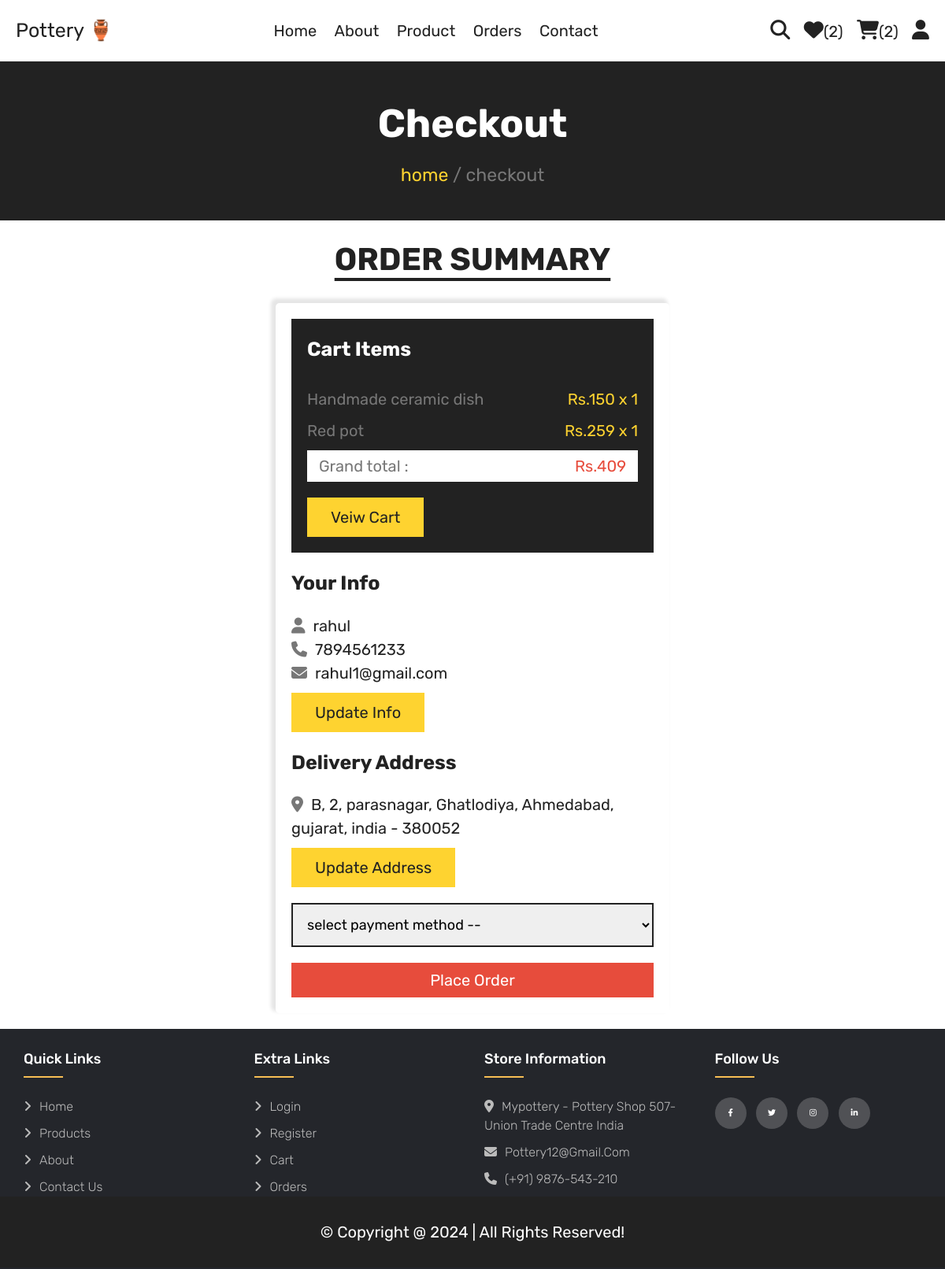
Screenshot of /checkout.php (signed in) with the database file from the repository.
### tables this page shows
CREATE TABLE `cart` (
  `id` int(100) NOT NULL,
  `user_id` int(100) NOT NULL,
  `pid` int(100) NOT NULL,
  `name` varchar(100) NOT NULL,
  `price` int(10) NOT NULL,
  `quantity` int(10) NOT NULL,
  `image` varchar(100) NOT NULL
);

CREATE TABLE `users` (
  `id` int(100) NOT NULL,
  `name` varchar(20) NOT NULL,
  `email` varchar(50) NOT NULL,
  `number` varchar(10) NOT NULL,
  `password` varchar(50) NOT NULL,
  `address` varchar(500) NOT NULL
);

### checkout.php (the view, shortened to what this page needs)
<?php
include 'components/connect.php';
if(isset($_SESSION['user_id'])){
   $user_id = $_SESSION['user_id'];
}else{
   $user_id = '';
   header('location:home.php');
};
?>
<!DOCTYPE html>
<html lang="en">
<head>
   <link rel="stylesheet" href="https://cdnjs.cloudflare.com/ajax/libs/font-awesome/6.1.1/css/all.min.css">
   <link rel="stylesheet" href="css/style.css">
</head>
<body>
<?php include 'components/user_header.php'; ?>
<div class="heading">
   <h3>checkout</h3>
   <p><a href="home.php">home</a> <span> / checkout</span></p>
</div>
<section class="checkout">
   <h1 class="title">order summary</h1>
<form action="" method="post">
   <div class="cart-items">
      <h3>cart items</h3>
      <?php
         $grand_total = 0;
         $select_cart = $conn->prepare("SELECT * FROM `cart` WHERE user_id = ?");
         $select_cart->execute([$user_id]);
         if($select_cart->rowCount() > 0){
            while($fetch_cart = $select_cart->fetch(PDO::FETCH_ASSOC)){
               $grand_total += ($fetch_cart['price'] * $fetch_cart['quantity']);
      ?>
      <p><span class="name"><?= $fetch_cart['name']; ?></span><span class="price">Rs.<?= $fetch_cart['price']; ?> x <?= $fetch_cart['quantity']; ?></span></p>
      <?php
            }
         }else{
            echo '<p class="empty">your cart is empty!</p>';
         }
      ?>
      <p class="grand-total"><span class="name">Grand total :</span><span class="price">Rs.<?= $grand_total; ?></span></p>
      <a href="cart.php" class="btn">veiw cart</a>
   </div>
   <div class="user-info">
      <h3>your info</h3>
      <p><i class="fas fa-user"></i><span><?= $fetch_profile['name'] ?></span></p>
      <p><i class="fas fa-phone"></i><span><?= $fetch_profile['number'] ?></span></p>
      <p><i class="fas fa-envelope"></i><span><?= $fetch_profile['email'] ?></span></p>
      <a href="update_profile.php" class="btn">update info</a>
      <h3>delivery address</h3>
      <p><i class="fas fa-map-marker-alt"></i><span><?php if($fetch_profile['address'] == ''){echo 'please enter your address';}else{echo $fetch_profile['address'];} ?></span></p>
      <a href="update_address.php" class="btn">update address</a>
      <select name="method" class="box" required>
         <option value="" disabled selected>select payment method --</option>
      </select>
      <input type="submit" value="place order" class="btn <?php if($fetch_profile['address'] == ''){echo 'disabled';} ?>" style="width:100%; background:var(--red); color:var(--white);" name="submit">
   </div>
</form>
</section>
<?php include 'components/footer.php'; ?>
</body>
</html>

### css/style.css (style rules this page uses)
:root { --yellow:#fed330; --red:#e74c3c; --white:#fff; --black:#222; --light-color:#777; --border:.2rem solid var(--black); }
* { font-family: 'Rubik', sans-serif; margin:0; padding:0; box-sizing: border-box; outline: none; border: none; text-decoration: none; }
html { font-size: 62.5%; overflow-x: hidden; scroll-behavior: smooth; stop-opacity: 7rem; }
section { margin:0 auto ; max-width: 1200px; padding:2rem; }
.title { text-align: center; margin-bottom: 2.5rem; font-size: 4rem; color:var(--black); text-transform: uppercase; text-decoration: underline; text-underline-offset: 1rem; }
.heading { display: flex; align-items: center; justify-content: center; gap:1rem; flex-flow: column; background-color: var(--black); min-height: 20rem; }
.heading h3 { font-size: 5rem; color:var(--white); text-transform: capitalize; }
.heading p { font-size: 2.3rem; color:var(--light-color); }
.heading p a { color:var(--yellow); }
.btn, .delete-btn, .option-btn { margin-top: 1rem; display: inline-block; font-size: 2rem; padding:1rem 3rem; cursor: pointer; text-transform: capitalize; transition: .2s linear; }
.btn { background-color: var(--yellow); color:var(--black); }
.checkout form { max-width: 50rem; margin:0 auto; border-radius: .5rem; box-shadow: -4px -4px 4px 2px rgba(0, 0, 0, 0.1); padding:2rem; }
.checkout form h3 { font-size: 2.5rem; text-transform: capitalize; padding: 2rem 0; color:var(--black); }
.checkout form .cart-items { background-color: var(--black); padding:2rem; padding-top: 0; }
.checkout form .cart-items h3 { color:var(--white); }
.checkout form .cart-items p { display: flex; align-items: center; gap:1.5rem; justify-content: space-between; margin:1rem 0; line-height: 1.5; font-size: 2rem; }
.checkout form .cart-items p .name { color:var(--light-color); }
.checkout form .cart-items p .price { color:var(--yellow); }
.checkout form .cart-items .grand-total { background-color: var(--white); padding:.5rem 1.5rem; }
.checkout form .cart-items .grand-total .price { color:var(--red); }
.checkout form .user-info p { font-size: 2rem; line-height: 1.5; }
.checkout form .user-info p i { color:var(--light-color); margin-right: 1rem; }
.checkout form .user-info p span { color:var(--black); }
.checkout form .user-info .box { width: 100%; border:var(--border); padding:1.4rem; margin-top: 2rem; margin-bottom: 1rem; font-size: 1.8rem; }
body { line-height: 1.5; font-family: 'Poppins', sans-serif; }
* { margin:0; padding:0; box-sizing: border-box; }

### rows the page displays
cart: name "Handmade ceramic dish", price "150", quantity "1"
cart: name "Red pot", price "259", quantity "1"
users: name "rahul", number "7894561233", email "rahul1@gmail.com", address "B, 2, parasnagar, Ghatlodiya, Ahmedabad, gujarat, india - 380052", submit "place order"

### other values shown
$total_wishlist_counts "2"
$total_cart_items "2"
$grand_total "409"
